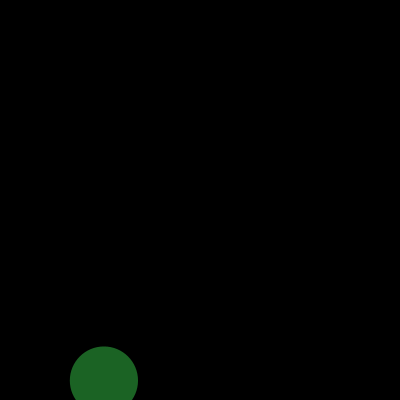
Frame 1 (no input)
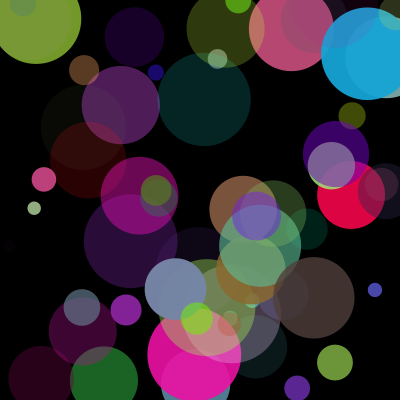
Frame 60 (the mouse pressed at the canvas centre just before this capture)
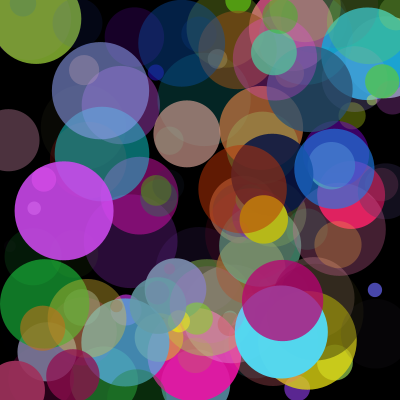
Frame 120 (the mouse held since frame 60 and released just before this capture)

The Processing sketch that drew these frames (run headless with seeded random() and noise(); from frame 60 on, the mouse is pressed at the canvas centre):

// Processing sketch: chap03_1_anime
// ── chap03_1_anime.pde
void setup() {
  size(400, 400);
  colorMode(RGB, 255);
  background(0, 0, 0);
  noStroke();
}

void draw() {
  float r = random(10, 100);//半径を10〜100の間でランダウに決定．
  float x = random(0, 400);
  float y = random(0, 400);
  float R = random(0, 255);
  float G = random(0, 255);
  float B = random(0, 255);
  float H = random(0, 255);
  fill(R, G, B, H);
  ellipse(x, y, r, r);
}
